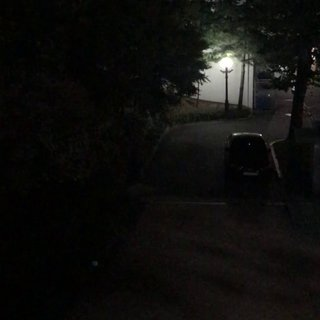
%> input picture low-light image enhancement/method2/sub/tree.jpg, 320 x 320 px
$ octave low_light_kuwahara_new.m   (GNU Octave 9; MATLAB toolbox functions it lacks are replaced by stand-ins)
%> lines starting %> are read from the running program, lines starting %| are printed output that depends on the picture
### low-light image enhancement/method2/kuwahara/kuwaharafilt.m
function J = kuwaharafilt(I, varargin)
%KUWAHARAFILT Kuwahara filtering of images
%
%  J = kuwaharafilt(I) filters image I with 5x5 window
%
%  J = kuwaharafilt(I, r) filters image I with specific filter size.
%  `r` specify the window radius (please see below). This value must be an
%  even number greater than 0.
%
%    Case 1                             Case 2
%    ------                             ------
%    r = 2                              r = 4
%    ( a  a  ab   b  b)                 ( a  a  a  a  ab   b  b  b  b)
%    ( a  a  ab   b  b)                 ( a  a  a  a  ab   b  b  b  b)
%    (ac ac abcd bd bd)                 ( a  a  a  a  ab   b  b  b  b)
%    ( c  c  cd   d  d)                 ( a  a  a  a  ab   b  b  b  b)
%    ( c  c  cd   d  d)                 (ac ac ac ac abcd bd bd bd bd)
%                                       ( c  c  c  c  cd   d  d  d  d)
%    window size: 5x5                   ( c  c  c  c  cd   d  d  d  d)
%    sub-window size: 3x3               ( c  c  c  c  cd   d  d  d  d)
%                                       ( c  c  c  c  cd   d  d  d  d)
%
%                                       window size: 9x9
%                                       sub-window size: 5x5
%
%  Note
%  ----
%    - `variances` contains the sum of variances for each image channel,
%    not the mean.
%    - Variance is calculated by the mean of the square minus the square of
%    the mean.
%
options = parseInputs(I, varargin{:});

r = options.FilterRadius;
swr = r / 2;        % sub-window radius
sws = 2 * swr + 1;  % sub-window size
sz = [size(I) 1];
paddedImage = padarray(double(I), [r r], 'replicate', 'both');

% calculate mean and variance using the integral image method
means = zeros([sz(1:2)+2*swr sz(3)]);
variances = zeros(sz(1:2)+2*swr);
for ch = 1:sz(3)
    iInt1 = integralImage(paddedImage(:, :, ch));
    iInt2 = integralImage(paddedImage(:, :, ch).^2);
    means(:, :, ch) = integralBoxFilter(iInt1, [sws sws]);
    variances = variances...
        + integralBoxFilter(iInt2, [sws sws]) - means(:, :, ch).^2;
end

% rearrange sub-window variances into the 3rd dimension.
vars3D = cat(3,...
    variances(1:sz(1), 1:sz(2)),... a
    variances(1:sz(1), sws:end),... b
    variances(sws:end, 1:sz(2)),... c
    variances(sws:end, sws:end)); % d

% find sub-window that has min variance
[~, minSub] = min(vars3D, [], 3);

% arrange lookup indices
[x, y] = meshgrid((1:sz(2))+swr, (1:sz(1))+swr);
subwinOffsets = [-1 1]*swr + [-1; 1]*swr*(sz(1)+2*swr);
lookupIndices = y + (x-1)*(sz(1)+2*swr) + subwinOffsets(minSub);
channelOffsets = (0:sz(3)-1) * prod(sz(1:2)+2*swr);
lookupIndices = lookupIndices + reshape(channelOffsets, [1 1 sz(3)]);

J = cast(means(lookupIndices), 'like', I);

end

function options = parseInputs(I, varargin)

narginchk(1, 2);

validateImage(I);

options = struct('FilterRadius', 2);
if nargin == 2
    options.FilterRadius = varargin{1};
    validateFilterRadius(varargin{1});
end

end

function validateImage(I)

supportedTypes = {...
    'uint8', 'uint16', 'uint32',...
    'int8', 'int16', 'int32', ...
    'single', 'double'};
supportedAttributes = {'real', 'nonsparse'};
validateattributes(I, supportedTypes, supportedAttributes, mfilename, 'I');

end

function validateFilterRadius(r)

if r < 2 || mod(r, 2) ~= 0
    error('`r` must be an even number greater than 0 (got %d)', r);
end

end

### low-light image enhancement/method2/kuwahara/low_light_kuwahara_new.m
clear all;
close all;
clc;
tic
image = im2double(imread('tree.jpg'));
% figure, imshow(image),title('original low-light image');%figure1 original low-light image

%Separate R, G, B three channels
R=image(:,:,1);
G=image(:,:,2);
B=image(:,:,3);

[r,c]=size(R);
%> r = 320; c = 320

%% choose the max value among three channels --- T
for m=1:r
    for n=1:c
        a=max([R(m,n),G(m,n),B(m,n)]);
        T(m,n)=a;
    end
end
T;
% figure,imshow(T)%figure2 grayscale image
% imwrite(T,'T_tree.jpg');

%% GVWA --- U
I = im2double(T);

radiuses = 2;%subwindow:17X17
             %neighbourhoods:9X9
r = radiuses;
J = kuwaharafilt(I, r);
%> in parseInputs, `options.FilterRadius = varargin{1};`: options.FilterRadius = 2
%> in kuwaharafilt, `options = parseInputs(I, varargin{:});`: options = {FilterRadius 2}
%> in kuwaharafilt, `r = options.FilterRadius;`: r = 2
%> in kuwaharafilt, `swr = r / 2;`: swr = 1
%> in kuwaharafilt, `sws = 2 * swr + 1;`: sws = 3
%> in kuwaharafilt, `paddedImage = padarray(double(I), [r r], 'replicate', 'both');`:
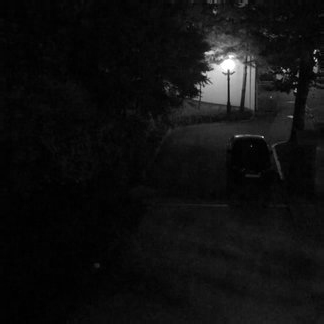
%> paddedImage: size 324x324 double; min 0, max 1, mean 0.0629
%> in kuwaharafilt, `means = zeros([sz(1:2)+2*swr sz(3)]);`: means: size 322x322 double; every value is 0
%> the loop in kuwaharafilt, `for ch = 1:sz(3)` made 1 pass
%> pass 1, in kuwaharafilt, `iInt1 = integralImage(paddedImage(:, :, ch));`:
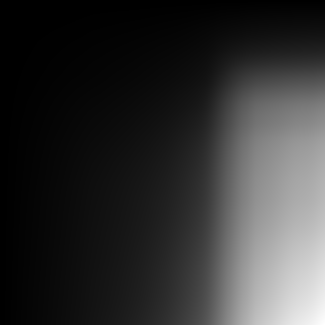
%> iInt1: size 325x325 double; min 0, max 6601.1, mean 1303; drawn with min black and max white
%> pass 1, in kuwaharafilt, `iInt2 = integralImage(paddedImage(:, :, ch).^2);`:
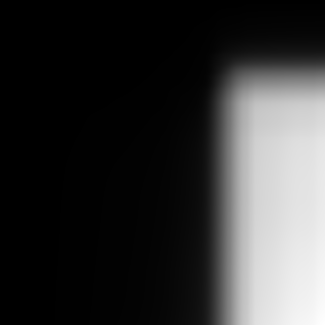
%> iInt2: size 325x325 double; min 0, max 1466.7, mean 305.5; drawn with min black and max white
%> the run ends on the next line
